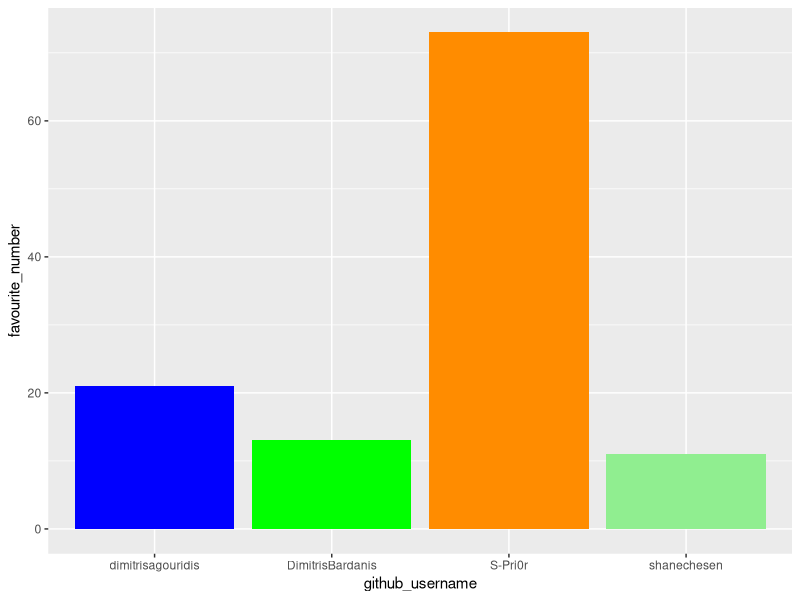
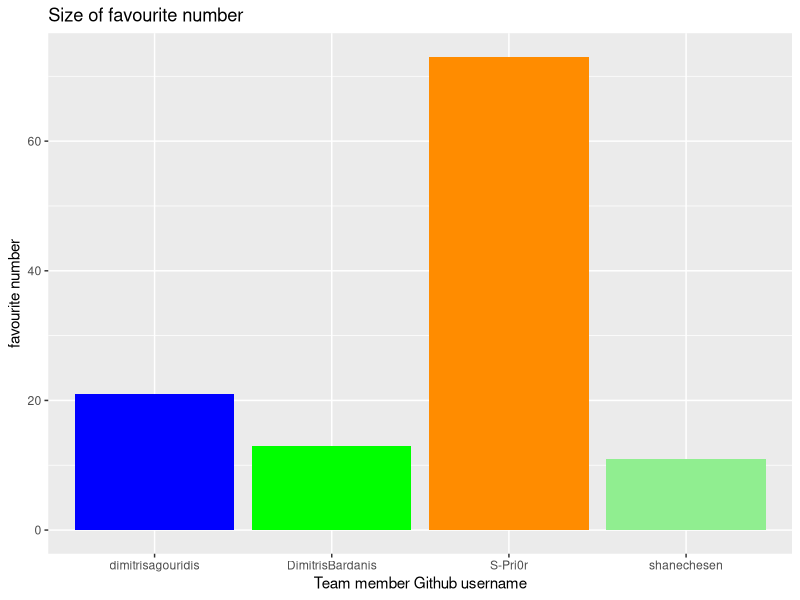
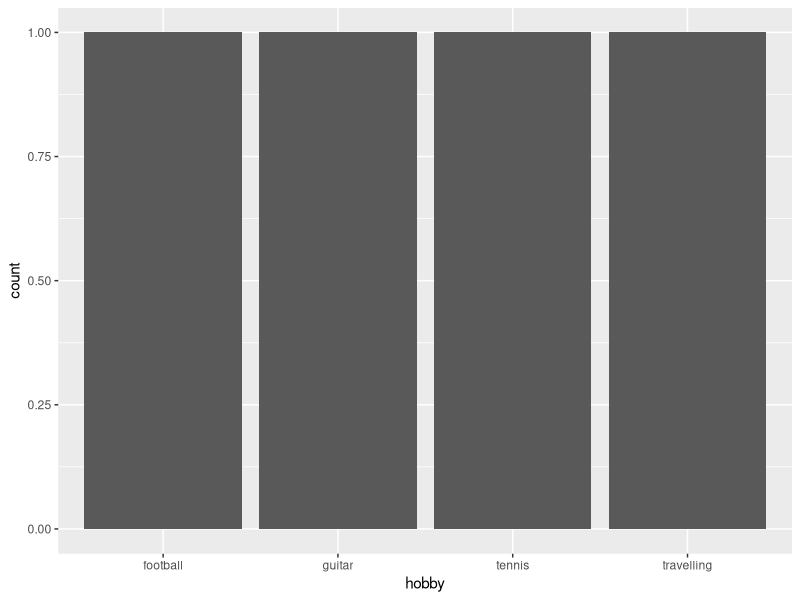

The R source for these figures, in order:
## ---- chunk 1
library(tidyverse) 
## ---- chunk 2
team_data <- tibble(
  name = c("Sam Prior", "Shane Chesen", "Dimitri Bardanis", 
           "Dimitri Agouridis"),
  github_username = c("S-Pri0r", "shanechesen", "DimitrisBardanis", 
                      "dimitrisagouridis"), 
  colour = c("darkorange", "lightgreen", "green", 
             "blue"),
  hobby = c("guitar", "travelling", "tennis", 
            "football"),
  favourite_number = c(73, 11, 13, 21)
  )

team_data
## ---- chunk 3
p1 <- ggplot(data = team_data, 
             mapping = aes(x = github_username, 
                           y = favourite_number,
                           fill = colour), 
             ) +
   geom_col() +
   scale_fill_identity()
p1
## ---- chunk 4
p1 + labs(x = "Team member Github username", 
          y = "favourite number",
          title = "Size of favourite number")
## ---- chunk 5
p2 <- ggplot(team_data, aes(x = hobby)) +
  geom_bar()
p2
